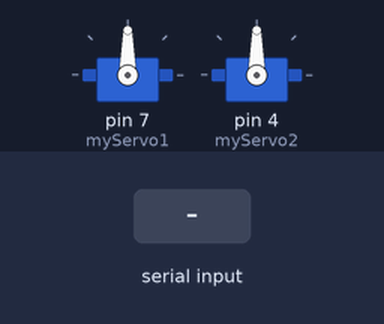
A sketch run on a simulated Arduino Uno, built with avr-gcc and run on an emulated ATmega328P. Parts: 2 × servo. The test bench sets the inputs (shaded band).

Above: at 1.7 s.
1.8 s: "servo1 180\n" received over Serial
At 2.2 s:
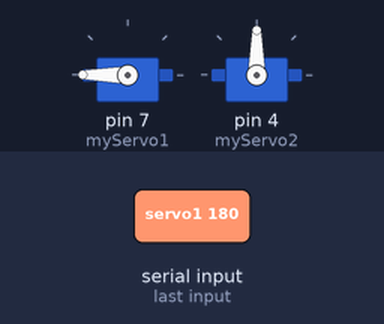
Timing chart, 0 to 4.8 s (numbered marks = the images above; inputs shaded):
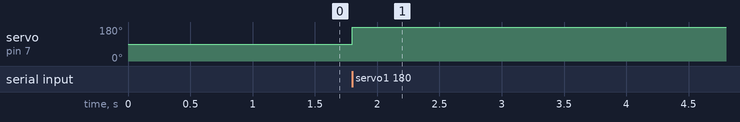

The sketch:

Huzzah_servo_x2.ino
```cpp
// adapted for the Huzzah ESP8266 board from Adafruit
// and UDP over serial from Andrew Fisher
// adapted from Control 2 servo motors over Bluetooth using RoboRemo app
// www.roboremo.com

// Hardware setup:
// wifi module   Arduino
// GND ------- GND
// VBat ------- 5V
// TX-O ------ pin0
// RX-I ------ pin1

// Servos       Arduino
// GND ------- GND
// VCC ------- VCC
// signal1 ---- pin7
// signal2 ---- pin4

#define wifi Serial
#include <Servo.h>


Servo myServo1, myServo2;

char cmd[100];
int cmdIndex;


boolean cmdStartsWith(char *st) {
  for(int i=0; ; i++) {
    if(st[i]==0) return true;
    if(cmd[i]==0) return false;
    if(cmd[i]!=st[i]) return false;;
  }
  return false;
}


void exeCmd() {

  // "servo1" is the id for servo motor 1
  // "servo2" is the id for servo motor 2

  if( cmdStartsWith("servo1 ") ) { // example: if cmd is "servo1 180"
    int val = atoi(cmd+7);  // val will be 180
                            // cmd+7, because value comes after "servo1 " which is 7 characters
    myServo1.write(val);
  }

  if( cmdStartsWith("servo2 ") ) {
    int val = atoi(cmd+7);
    myServo2.write(180-val);
  }

}


void setup() {

  delay(500); // wait for wifi module to start

  wifi.begin(115200); // Huzzah default baud is 115200

  myServo1.attach(7, 1000, 2000);
  myServo2.attach(4, 1000, 2000);

  cmdIndex = 0;
}


void loop() {

  if(wifi.available()) {

    char c = (char)wifi.read();

    if(c=='\n') {
      cmd[cmdIndex] = 0;
      exeCmd();  // execute the command
      cmdIndex = 0; // reset the cmdIndex
    } else {
      cmd[cmdIndex] = c;
      if(cmdIndex<99) cmdIndex++;
    }


  }

}
```

Measured:
- after the input at 1.8 s, servo on pin 7 (myServo1): 90° → 180° at once
